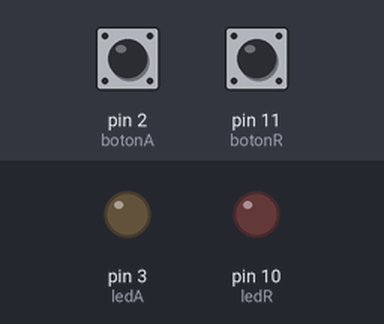
Recording of a sketch running on a simulated Arduino Uno, built with avr-gcc and run on an emulated ATmega328P. On the bench: output pins drawn as LEDs (lit = HIGH). Dashed ring = blinking. Inputs (shaded band) come from the test bench; at power-on: pin 2 (botonA) HIGH, pin 11 (botonR) HIGH. What the sketch prints to the serial monitor is not drawn.

Above: at 1.2 s.
1.3 s: pin 2 (botonA) pulled LOW for 0.15 s
At 1.9 s:
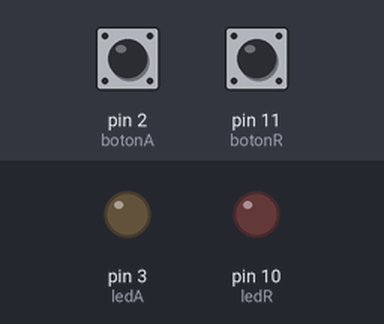
2.9 s: pin 11 (botonR) pulled LOW for 0.15 s
At 4.2 s:
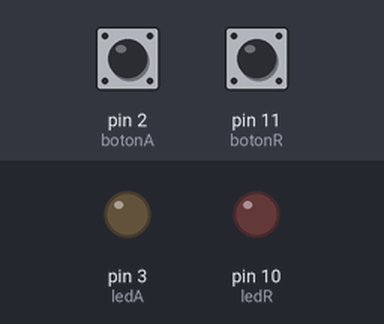
4.5 s: pin 2 (botonA) pulled LOW for 1 s
At 5.5 s:
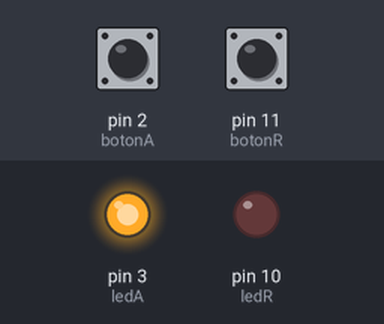
7.0 s: pin 2 (botonA) driven LOW
At 7.23 s:
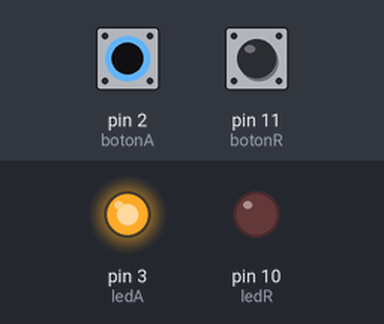
10.0 s: pin 2 (botonA) pulsed HIGH 2 times (0.12 s each, 0.3 s apart)
At 10.25 s:
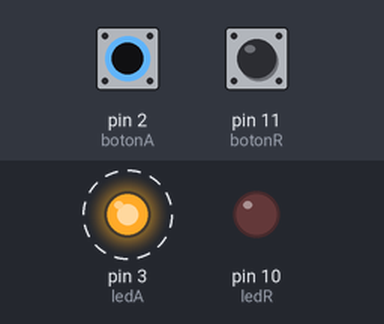
Timing chart, 0 to 13.0 s (numbered marks = the images above; inputs shaded):
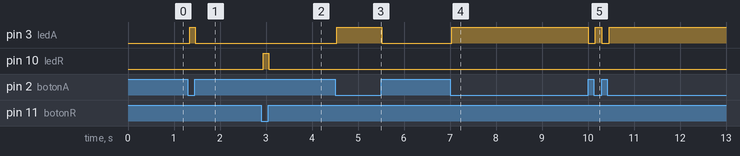

Measured:
- after the input at 1.3 s, pin 3 (ledA): LOW → HIGH at once, → LOW 0.12 s later
- after the input at 2.9 s, pin 10 (ledR): LOW → HIGH at once, → LOW 0.12 s later
- after the input at 4.5 s, pin 3 (ledA): LOW → HIGH at once, → LOW 0.97 s later
- after the input at 7.0 s, pin 3 (ledA): LOW → HIGH at once
- after the input at 10.0 s, pin 3 (ledA): alternates HIGH for 0.14 s and LOW for 0.15 s, 4 changes in all, then stays HIGH, starting at once

The sketch:

2_leds_y_2_botones.ino
```cpp
int botonA = 2;       // Asigna como nombre "botonA" al pin digital 2
int botonR = 11;      // Asigna como nombre "botonR" pin digital 11
int ledA = 3;         // Asigna como nombre "ledA" pin digital 3
int ledR = 10;        // Asigna como nombre "ledR" pin digital 10

void setup() {
  pinMode (botonA, INPUT);    // Define el boton "BotonA" como entrada
  pinMode (botonR, INPUT);    // Define el boton "BotonR" como entrada
  pinMode (ledA, OUTPUT);     // Define el boton "ledA" como salida
  pinMode (ledR, OUTPUT);     // Define el boton "ledR" como salida
  Serial.begin (9600);        // Inicia la comunicación serial en 9600 baudios
}

void loop() {
  int estadoA = digitalRead (botonA);  // Lee el estado de BotonA
  int estadoR = digitalRead (botonR);  // Lee el estado de BotonR

  while (estadoA == 0) {
    digitalWrite (ledA, HIGH);         // Enciende ledA
    Serial.println ("Led Azul Encendido");
    break;
  }
  digitalWrite (ledA, LOW);           // Apaga ledA

  while (estadoR == 0) {
    digitalWrite (ledR, HIGH);        //Enciende ledR
    Serial.println ("Led Rojo Encendido");
    break;
  }
  digitalWrite (ledR, LOW);           // Apaga ledR
}
```
